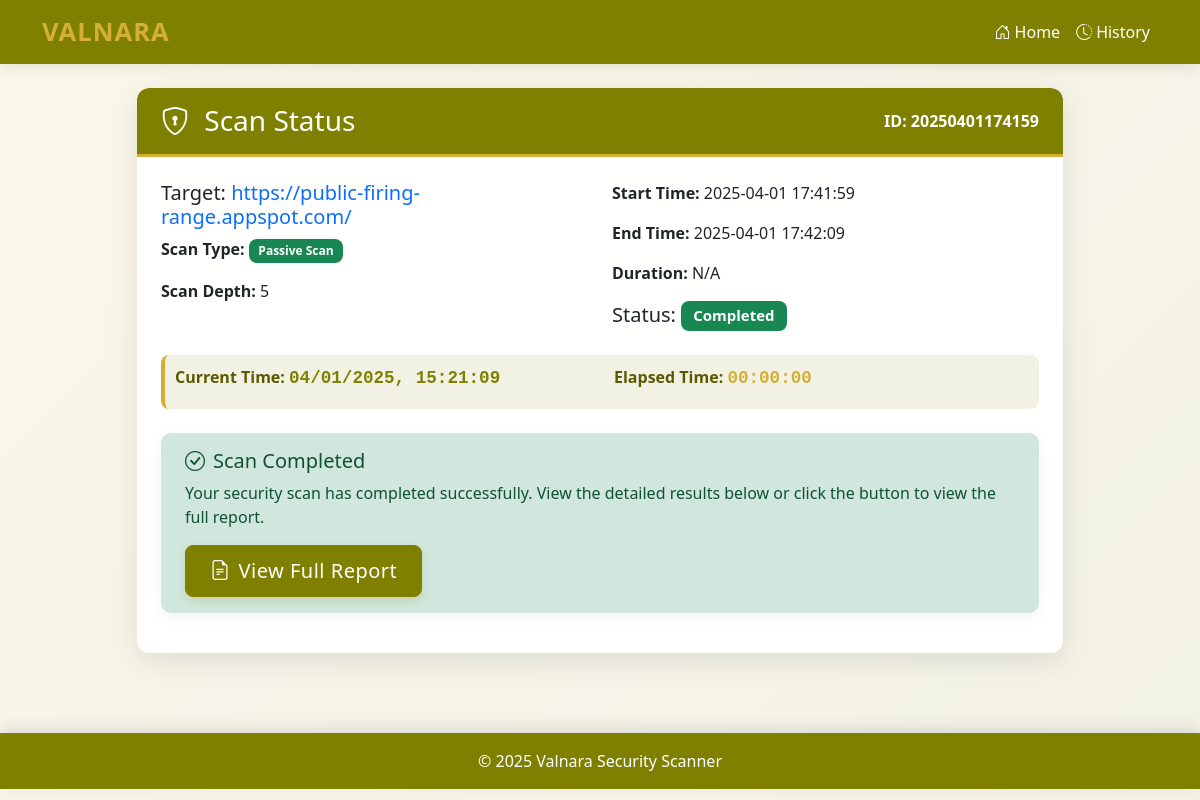
/scan_status/20250401174159, run on the app's committed database.
### database/models.py (models this page shows, shortened)
class ScanResult(db.Model):
    id = db.Column(db.String(20), primary_key=True)  # Using timestamp-based ID
    url = db.Column(db.String(255), nullable=False)
    scan_type = db.Column(db.Integer, nullable=False)
    scan_depth = db.Column(db.Integer, nullable=False)
    is_wordpress = db.Column(db.Boolean, default=False)
    status = db.Column(db.String(20), nullable=False)
    start_time = db.Column(db.String(30), nullable=False)
    end_time = db.Column(db.String(30), nullable=True)
    results_data = db.Column(db.Text, nullable=True)  # Store JSON data
    def to_dict(self):
        data = {
            'id': self.id,
            'url': self.url,
            'scan_type': self.scan_type,
            'scan_depth': self.scan_depth,
            'is_wordpress': self.is_wordpress,
            'status': self.status,
            'start_time': self.start_time,
            'end_time': self.end_time
        }
        if self.results_data:
            data['results'] = json.loads(self.results_data)
        return data

### app.py (the view)
@app.route('/scan_status/<scan_id>')
def scan_status(scan_id):
    scan_info = session.get('current_scan')
    if not scan_info or scan_info['id'] != scan_id:
        scan_info = get_scan_by_id(scan_id)
        if not scan_info:
            flash('Scan not found', 'danger')
            return redirect(url_for('index'))
        session['current_scan'] = scan_info
        session.modified = True
    print(f"Rendering scan status page for scan {scan_id}, status: {scan_info['status']}")
    return render_template('scan.html', scan=scan_info, scan_id=scan_id)

### database/operations.py (called while the page is built)
def get_scan_by_id(scan_id):
    scan = ScanResult.query.get(scan_id)
    if scan:
        return scan.to_dict()
    return None

### templates/scan.html (shortened to what this page needs)
{% extends "base.html" %}
{% block extra_css %}
<link rel="stylesheet" href="https://cdn.jsdelivr.net/npm/bootstrap-icons@1.10.0/font/bootstrap-icons.css">
{% endblock %}
{% block content %}
<div class="row justify-content-center">
    <div class="col-md-10">
        <div class="card" id="scan-status-container" data-scan-id="{{ scan_id }}" data-scan-status="{{ scan.status }}" data-start-time="{{ scan.start_time }}">
            <div class="card-header">
                <div class="d-flex justify-content-between align-items-center">
                    <h3 class="mb-0">
                        <i class="bi bi-shield-lock me-2"></i>
                        Scan Status
                    </h3>
                    <span class="text-white">ID: {{ scan_id }}</span>
                </div>
            </div>
            <div class="card-body">
                <div class="mb-4">
                    <div class="row">
                        <div class="col-md-6">
                            <h5>Target: <span class="text-primary">{{ scan.url }}</span></h5>
                            <p>
                                <strong>Scan Type:</strong>
                                {% if scan.scan_type == 1 %}
                                    <span class="badge bg-info">Spider Scan</span>
                                {% elif scan.scan_type == 2 %}
                                    <span class="badge bg-info">Ajax Spider Scan</span>
                                {% elif scan.scan_type == 3 %}
                                    <span class="badge bg-warning">Active Scan</span>
                                {% elif scan.scan_type == 4 %}
                                    <span class="badge bg-success">Passive Scan</span>
                                {% elif scan.scan_type == 5 %}
                                    <span class="badge bg-danger">DOM XSS Scan</span>
                                {% endif %}
                            </p>
                            <p><strong>Scan Depth:</strong> {{ scan.scan_depth }}</p>
                        </div>
                        <div class="col-md-6">
                            <p><strong>Start Time:</strong> {{ scan.start_time }}</p>
                            {% if scan.status == 'completed' and scan.end_time %}
                                <p><strong>End Time:</strong> {{ scan.end_time }}</p>
                                <p><strong>Duration:</strong>
                                    {% if scan.results and scan.results.scan_info %}
                                        {% set duration = scan.results.scan_info.get(scan.scan_type|string, {}).get('duration_formatted', 'N/A') %}
                                        {{ duration }}
                                    {% else %}
                                        N/A
                                    {% endif %}
                                </p>
                            {% endif %}
                            <h5 class="mt-3">Status:
                                {% if scan.status == 'pending' %}
                                    <span class="badge bg-secondary">Pending</span>
                                {% elif scan.status == 'running' %}
                                    <span class="badge bg-primary pulse">Running</span>
                                {% elif scan.status == 'completed' %}
                                    <span class="badge bg-success">Completed</span>
                                {% elif scan.status == 'failed' %}
                                    <span class="badge bg-danger">Failed</span>
                                {% endif %}
                            </h5>
                        </div>
                    </div>
                    <div class="timer-container mt-3">
                        <div class="row">
                            <div class="col-md-6">
                                <div class="mb-2">
                                    <span class="timer-label">Current Time:</span>
                                    <span id="current-timestamp" class="timer-value timestamp"></span>
                                </div>
                            </div>
                            <div class="col-md-6">
                                <div class="mb-2">
                                    <span class="timer-label">Elapsed Time:</span>
                                    <span id="elapsed-time" class="timer-value elapsed">00:00:00</span>
                                </div>
                            </div>
                        </div>
                    </div>
                </div>
                {% if scan.status == 'pending' %}
                    <div class="alert alert-info mt-3">
                        <h5><i class="bi bi-info-circle me-2"></i>Ready to Start</h5>
                        <p>Your scan is ready to start. Click the button below to begin the security assessment.</p>
                        <form action="/start_scan/{{ scan_id }}" method="post" id="start-scan-form">
                            <button type="submit" class="btn btn-primary btn-lg">
                                <i class="bi bi-play-fill me-2"></i>Start Scan
                            </button>
                        </form>
                    </div>
                {% elif scan.status == 'completed' %}
                    <div class="alert alert-success mt-3">
                        <h5><i class="bi bi-check-circle me-2"></i>Scan Completed</h5>
                        <p>Your security scan has completed successfully. View the detailed results below or click the button to view the full report.</p>
                        <a href="{{ url_for('results', scan_id=scan_id) }}" class="btn btn-primary btn-lg">
                            <i class="bi bi-file-earmark-text me-2"></i>View Full Report
                        </a>
                    </div>
                {% endif %}
            </div>
        </div>
    </div>
</div>
{% endblock %}

### static/css/main.css (style rules this page uses)
:root { --golden: #D4AF37; --olive: #808000; --olive-light: #A9A957; --olive-dark: #5A5A00; --golden-light: #F1D78C; --bg-gradient: linear-gradient(135deg, rgba(212,175,55,0.1) 0%, rgba(128,128,0,0.1) 100%); }
body { background: var(--bg-gradient); min-height: 100vh; font-family: 'Segoe UI', Tahoma, Geneva, Verdana, sans-serif; }

### templates/base.html (style rules this page uses)
:root { --golden: #D4AF37; --olive: #808000; --olive-light: #A9A957; --olive-dark: #5A5A00; --golden-light: #F1D78C; --bg-gradient: linear-gradient(135deg, rgba(212,175,55,0.1) 0%, rgba(128,128,0,0.1) 100%); }
body { background: var(--bg-gradient); min-height: 100vh; font-family: 'Segoe UI', Tahoma, Geneva, Verdana, sans-serif; }
.card { background-color: rgba(255, 255, 255, 0.95); border-radius: 12px; box-shadow: 0 8px 30px rgba(0, 0, 0, 0.1); border: none; overflow: hidden; margin-bottom: 2rem; }
.card-header { background-color: var(--olive); color: white; font-weight: 600; padding: 1rem 1.5rem; border-radius: 12px 12px 0 0 !important; border-bottom: 3px solid var(--golden); }
.card-body { padding: 1.5rem; }
.btn-primary { background-color: var(--olive); border-color: var(--olive); padding: 0.6rem 1.5rem; font-weight: 500; letter-spacing: 0.5px; box-shadow: 0 4px 10px rgba(128,128,0,0.2); transition: all 0.3s ease; }
.alert { border-radius: 10px; padding: 1rem 1.5rem; border: none; box-shadow: 0 4px 15px rgba(0,0,0,0.05); }
.badge { padding: 0.5em 0.8em; font-weight: 600; border-radius: 8px; }

### templates/scan.html (style rules this page uses)
.timer-container { background-color: rgba(128, 128, 0, 0.1); border-radius: 8px; padding: 10px; margin-top: 10px; margin-bottom: 10px; border-left: 4px solid var(--golden); }
.timer-label { font-weight: bold; color: var(--olive-dark); }
.timer-value { font-family: 'Courier New', monospace; font-size: 1.1rem; font-weight: bold; }
.timestamp { color: var(--olive); }
.elapsed { color: var(--golden); }

### data on the page
ScanResult: url "https://public-firing-range.appspot.com/", start_time "2025-04-01 17:41:59", end_time "2025-04-01 17:42:09"

### other printed values
{{ scan_id }} "20250401174159"
{{ scan.scan_depth }} "5"
{{ duration }} "N/A"
